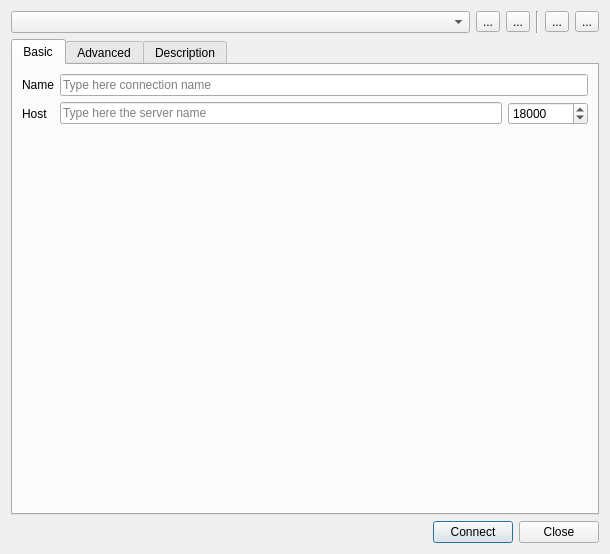
<?xml version="1.0" encoding="UTF-8"?>
<ui version="4.0">
 <class>NewConnectionDialog</class>
 <widget class="QDialog" name="NewConnectionDialog">
  <property name="geometry">
   <rect>
    <x>0</x>
    <y>0</y>
    <width>610</width>
    <height>554</height>
   </rect>
  </property>
  <property name="windowTitle">
   <string>New Connection</string>
  </property>
  <layout class="QVBoxLayout" name="verticalLayout">
   <item>
    <layout class="QHBoxLayout" name="horizontalLayout_3">
     <item>
      <widget class="QComboBox" name="comboBox_Preset">
       <property name="sizePolicy">
        <sizepolicy hsizetype="Expanding" vsizetype="Minimum">
         <horstretch>0</horstretch>
         <verstretch>0</verstretch>
        </sizepolicy>
       </property>
      </widget>
     </item>
     <item>
      <widget class="QToolButton" name="toolButton_PresetNew">
       <property name="text">
        <string>...</string>
       </property>
       <property name="icon">
        <iconset resource="../rc/rc.qrc">
         <normaloff>:/icons/document.png</normaloff>:/icons/document.png</iconset>
       </property>
      </widget>
     </item>
     <item>
      <widget class="QToolButton" name="toolButton_PresetSave">
       <property name="text">
        <string>...</string>
       </property>
       <property name="icon">
        <iconset resource="../rc/rc.qrc">
         <normaloff>:/icons/disk_blue.png</normaloff>:/icons/disk_blue.png</iconset>
       </property>
      </widget>
     </item>
     <item>
      <widget class="Line" name="line">
       <property name="orientation">
        <enum>Qt::Vertical</enum>
       </property>
      </widget>
     </item>
     <item>
      <widget class="QToolButton" name="toolButton_PresetOpen">
       <property name="text">
        <string>...</string>
       </property>
       <property name="icon">
        <iconset resource="../rc/rc.qrc">
         <normaloff>:/icons/folder.png</normaloff>:/icons/folder.png</iconset>
       </property>
      </widget>
     </item>
     <item>
      <widget class="QToolButton" name="toolButton_PresetSaveAs">
       <property name="text">
        <string>...</string>
       </property>
       <property name="icon">
        <iconset resource="../rc/rc.qrc">
         <normaloff>:/icons/save_as.png</normaloff>:/icons/save_as.png</iconset>
       </property>
      </widget>
     </item>
    </layout>
   </item>
   <item>
    <widget class="QTabWidget" name="tabWidget">
     <property name="currentIndex">
      <number>0</number>
     </property>
     <widget class="QWidget" name="tabBasic">
      <attribute name="title">
       <string>Basic</string>
      </attribute>
      <layout class="QVBoxLayout" name="verticalLayout_3">
       <item>
        <layout class="QGridLayout" name="gridLayout">
         <item row="1" column="1">
          <layout class="QHBoxLayout" name="horizontalLayout_2">
           <item>
            <widget class="QLineEdit" name="lineEdit_Host">
             <property name="placeholderText">
              <string>Type here the server name</string>
             </property>
            </widget>
           </item>
           <item>
            <widget class="QSpinBox" name="spinBox_Port">
             <property name="minimumSize">
              <size>
               <width>80</width>
               <height>0</height>
              </size>
             </property>
             <property name="maximum">
              <number>65535</number>
             </property>
             <property name="value">
              <number>18000</number>
             </property>
            </widget>
           </item>
          </layout>
         </item>
         <item row="1" column="0">
          <widget class="QLabel" name="label">
           <property name="text">
            <string>Host</string>
           </property>
          </widget>
         </item>
         <item row="0" column="0">
          <widget class="QLabel" name="label_2">
           <property name="text">
            <string>Name</string>
           </property>
          </widget>
         </item>
         <item row="0" column="1">
          <widget class="QLineEdit" name="lineEdit_Name">
           <property name="placeholderText">
            <string>Type here connection name</string>
           </property>
          </widget>
         </item>
        </layout>
       </item>
       <item>
        <widget class="CStreamListWidget" name="streamListWidget" native="true"/>
       </item>
      </layout>
     </widget>
     <widget class="QWidget" name="tabAdvanced">
      <attribute name="title">
       <string>Advanced</string>
      </attribute>
     </widget>
     <widget class="QWidget" name="tabDescription">
      <attribute name="title">
       <string>Description</string>
      </attribute>
      <layout class="QVBoxLayout" name="verticalLayout_2">
       <item>
        <widget class="QPlainTextEdit" name="plainTextEdit_Description"/>
       </item>
       <item>
        <widget class="QCheckBox" name="checkBox_WrapMode">
         <property name="text">
          <string>Enable Wrap Mode</string>
         </property>
        </widget>
       </item>
      </layout>
     </widget>
    </widget>
   </item>
   <item>
    <layout class="QHBoxLayout" name="horizontalLayout">
     <item>
      <spacer name="horizontalSpacer">
       <property name="orientation">
        <enum>Qt::Horizontal</enum>
       </property>
       <property name="sizeHint" stdset="0">
        <size>
         <width>40</width>
         <height>20</height>
        </size>
       </property>
      </spacer>
     </item>
     <item>
      <widget class="QPushButton" name="pushButton">
       <property name="text">
        <string>Connect</string>
       </property>
       <property name="default">
        <bool>true</bool>
       </property>
      </widget>
     </item>
     <item>
      <widget class="QPushButton" name="pushButton_3">
       <property name="text">
        <string>Close</string>
       </property>
      </widget>
     </item>
    </layout>
   </item>
  </layout>
 </widget>
 <customwidgets>
  <customwidget>
   <class>CStreamListWidget</class>
   <extends>QWidget</extends>
   <header location="global">cstreamlistwidget.h</header>
   <container>1</container>
  </customwidget>
 </customwidgets>
 <tabstops>
  <tabstop>toolButton_PresetNew</tabstop>
  <tabstop>toolButton_PresetSave</tabstop>
  <tabstop>toolButton_PresetOpen</tabstop>
  <tabstop>toolButton_PresetSaveAs</tabstop>
  <tabstop>lineEdit_Name</tabstop>
  <tabstop>lineEdit_Host</tabstop>
  <tabstop>spinBox_Port</tabstop>
  <tabstop>checkBox_WrapMode</tabstop>
  <tabstop>plainTextEdit_Description</tabstop>
  <tabstop>tabWidget</tabstop>
  <tabstop>pushButton</tabstop>
  <tabstop>pushButton_3</tabstop>
  <tabstop>comboBox_Preset</tabstop>
 </tabstops>
 <resources>
  <include location="../rc/rc.qrc"/>
 </resources>
 <connections>
  <connection>
   <sender>pushButton</sender>
   <signal>clicked()</signal>
   <receiver>NewConnectionDialog</receiver>
   <slot>accept()</slot>
   <hints>
    <hint type="sourcelabel">
     <x>471</x>
     <y>524</y>
    </hint>
    <hint type="destinationlabel">
     <x>356</x>
     <y>523</y>
    </hint>
   </hints>
  </connection>
  <connection>
   <sender>pushButton_3</sender>
   <signal>clicked()</signal>
   <receiver>NewConnectionDialog</receiver>
   <slot>reject()</slot>
   <hints>
    <hint type="sourcelabel">
     <x>551</x>
     <y>532</y>
    </hint>
    <hint type="destinationlabel">
     <x>384</x>
     <y>532</y>
    </hint>
   </hints>
  </connection>
 </connections>
</ui>
